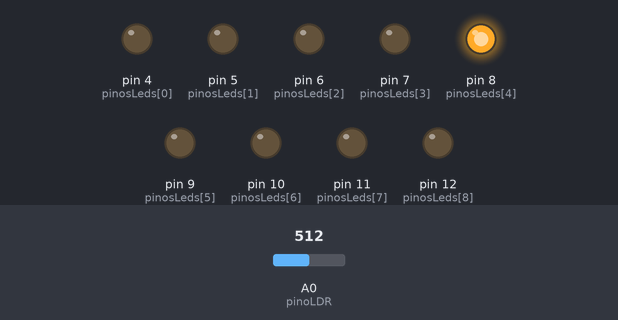
The sketch below on a simulated Arduino Uno, built with avr-gcc and run on an emulated ATmega328P. On the bench: output pins drawn as LEDs (lit = HIGH). The test bench sets the inputs (shaded band); at power-on: A0 (pinoLDR) = 512.

Above: at 1.2 s.
1.3 s: A0 (pinoLDR) set to 539
2.8 s: A0 (pinoLDR) set to 557
At 4.0 s:
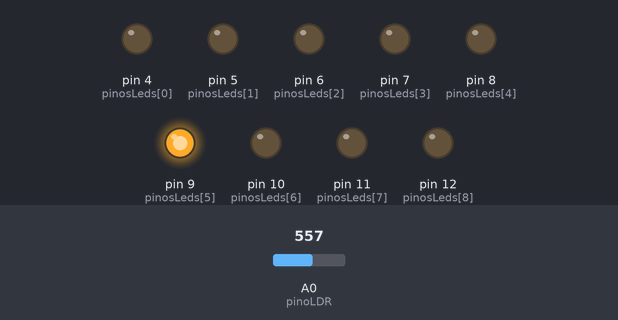
4.3 s: A0 (pinoLDR) set to 585
5.8 s: A0 (pinoLDR) set to 613
At 6.3 s:
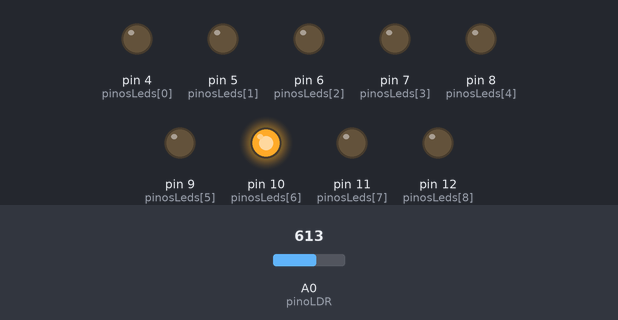
7.3 s: A0 (pinoLDR) set to 641
8.8 s: A0 (pinoLDR) set to 660
At 9.8 s:
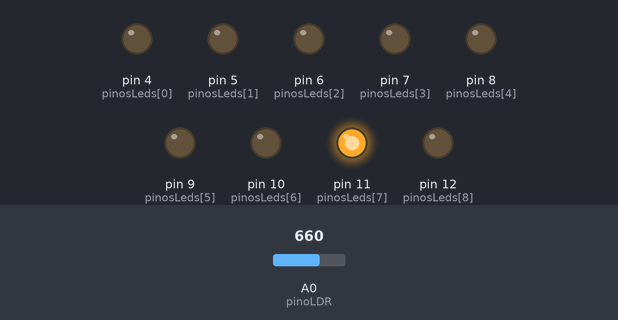
Timing chart, 0 to 11.3 s (numbered marks = the images above; inputs shaded):
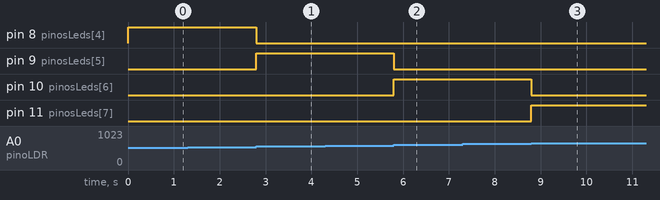

The sketch:

sketch_sep8b.ino
```cpp
// ==========================================
// PROJETO: BarLED LDR
// ==========================================

const int pinosLeds[] = {4, 5, 6, 7, 8, 9, 10, 11, 12};
const int numLeds = 9;
const int pinoLDR = A0;

void setup() {
  for (int i = 0; i < numLeds; i++) {
    pinMode(pinosLeds[i], OUTPUT);
  }
}

void loop() {
  int leituraLDR = analogRead(pinoLDR);
  int nivel = map(leituraLDR, 300, 700, 0, numLeds - 1);

  for (int i = 0; i < numLeds; i++) {
    if (i == nivel) {
      digitalWrite(pinosLeds[i], HIGH);
    } else {
      digitalWrite(pinosLeds[i], LOW);
    }
  }
}
```

Measured:
- the behaviour switches between 549 and 550 on A0 (pinoLDR) (found by bisection; images 0 and 1)
- the behaviour switches between 599 and 600 on A0 (pinoLDR) (found by bisection; images 1 and 2)
- the behaviour switches between 649 and 650 on A0 (pinoLDR) (found by bisection; images 2 and 3)
- after the input at 1.3 s, every drawn part: stays the same
- after the input at 2.8 s, pin 8 (pinosLeds[4]): HIGH → LOW at once; pin 9 (pinosLeds[5]): LOW → HIGH at once
- after the input at 4.3 s, every drawn part: stays the same
- after the input at 5.8 s, pin 9 (pinosLeds[5]): HIGH → LOW at once; pin 10 (pinosLeds[6]): LOW → HIGH at once
- after the input at 7.3 s, every drawn part: stays the same
- after the input at 8.8 s, pin 10 (pinosLeds[6]): HIGH → LOW at once; pin 11 (pinosLeds[7]): LOW → HIGH at once
